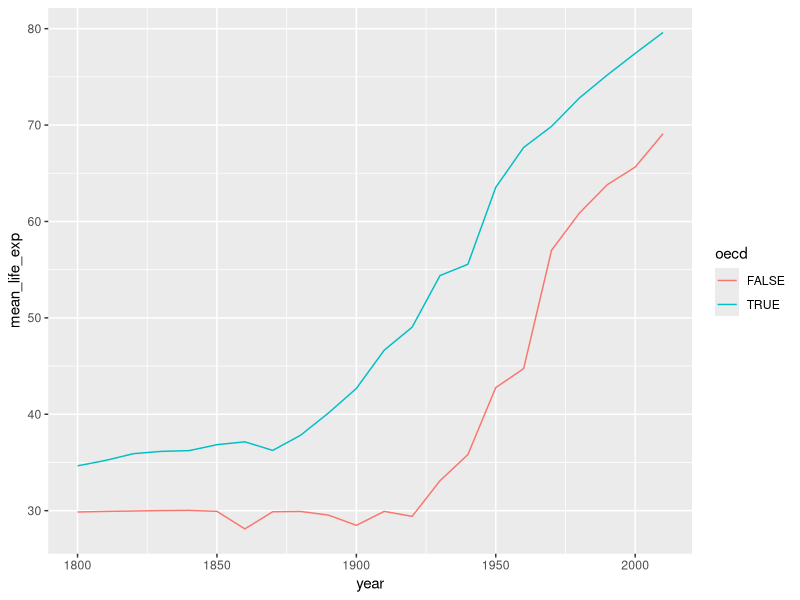
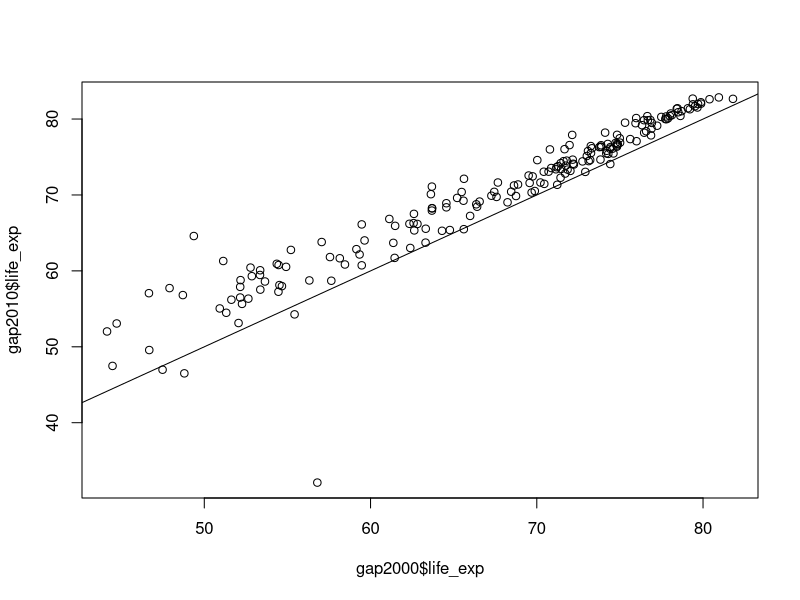

These figures' R source, in order:
## ---- chunk 1
knitr::opts_chunk$set(fig.width=6, fig.height=3.5, fig.align="center", comment="    ")
## ---- chunk 2
library(tidyverse)

geo <- read_csv("r-intro-2-files/geo.csv")
gap <- read_csv("r-intro-2-files/gap-minder.csv")
gap_geo <- left_join(gap, geo, by="name")
## ---- chunk 3
mean( c(1,2,3,4) )
## ---- chunk 4
gap2010 <- filter(gap_geo, year == 2010)
sum(gap2010$population)
mean(gap2010$life_exp)
## ---- chunk 5
gap2010$life_exp
## ---- chunk 6
mean(gap2010$life_exp, na.rm=TRUE)
## ---- chunk 7
weighted.mean(gap2010$life_exp, gap2010$population, na.rm=TRUE)
## ---- chunk 8
NA + 1
## ---- chunk 9
is.na( c(1,2,NA,3) )

cleaned <- filter(gap2010, !is.na(life_exp))
weighted.mean(cleaned$life_exp, cleaned$population)
## ---- chunk 10
summarize(gap2010, mean_life_exp=weighted.mean(life_exp, population, na.rm=TRUE))
## ---- chunk 11
summarize(
    group_by(gap_geo, year), 
    mean_life_exp=weighted.mean(life_exp, population, na.rm=TRUE))
## ---- chunk 12
result <- summarize(
    group_by(gap_geo,year,oecd), 
    mean_life_exp=weighted.mean(life_exp, population, na.rm=TRUE))
result
ggplot(result, aes(x=year,y=mean_life_exp,color=oecd)) + geom_line()
## ---- chunk 13
gap2000 <- filter(gap_geo, year == 2000)
gap2010 <- filter(gap_geo, year == 2010)

t.test(gap2010$life_exp, gap2000$life_exp)
## ---- chunk 14
all(gap2000$name == gap2010$name)

t.test(gap2010$life_exp, gap2000$life_exp, paired=TRUE)
## ---- chunk 15
plot(gap2000$life_exp, gap2010$life_exp)
abline(0,1)
## ---- chunk 16
class(42)
typeof(42)
## ---- chunk 17
result <- t.test(gap2010$life_exp, gap2000$life_exp, paired=TRUE)

class(result)
typeof(result)
names(result)
result$p.value
## ---- chunk 18
mylist <- list(hello=c("Hello","world"), numbers=c(1,2,3,4))
mylist

class(mylist)
typeof(mylist)
names(mylist)
## ---- chunk 19
mylist$hello
mylist[[2]]
